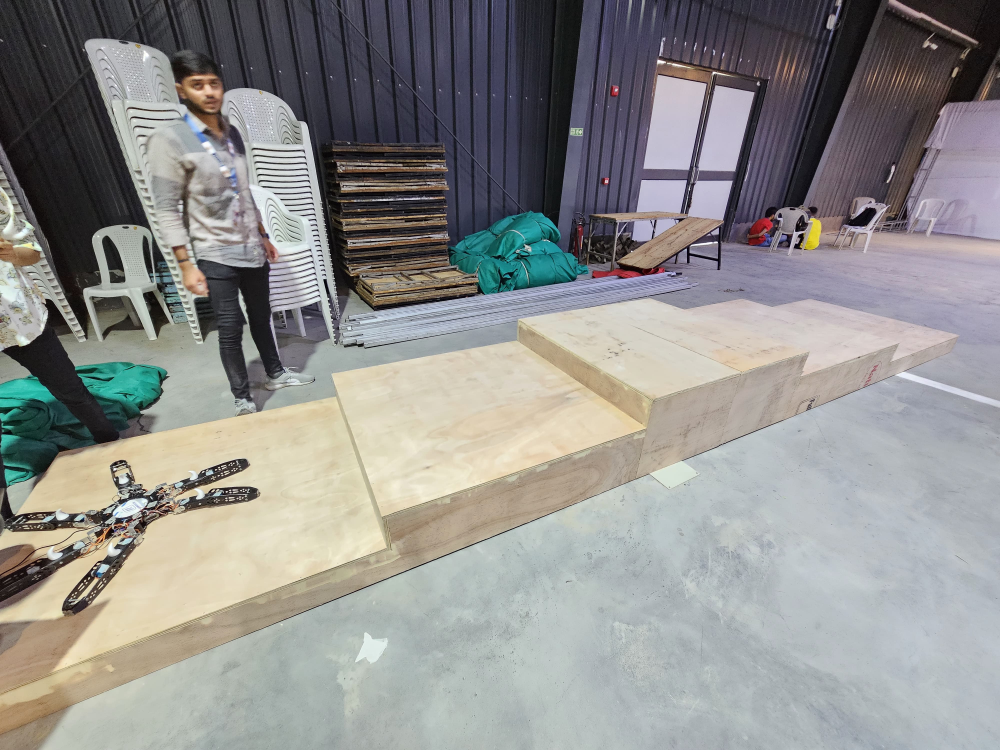
#> input picture Distance_Calculations_WRT_Stairs/stair.jpg, 4000 x 3000 px, given in place of the camera (shown at 1/4 size)
$ python verticalDist.py
#> lines starting #> are read from the running program, lines starting #| are printed output that depends on the picture; after the words box and inside, x2 and y2 are one past the last pixel; in counts of white or black regions, pixels touching at a corner belong together
#> in main, frame is the input picture: shape (3000, 4000, 3); mean B, G, R 141.5, 143.4, 143.8
import cv2
import numpy as np

# Known width of the ribbon (in centimeters or any unit you prefer)
KNOWN_WIDTH = 5.0  # Adjust this based on the actual width of the ribbon

# Camera calibration (you may need to adjust the focal length based on your setup)
FOCAL_LENGTH = 650  # Approximate focal length in pixels

def calculate_distance(perceived_width):
    """Calculate the distance from the camera to the ribbon based on its perceived width in pixels."""
    if perceived_width > 0:
        return (KNOWN_WIDTH * FOCAL_LENGTH) / perceived_width
    else:
        return None

def detect_ribbon(frame):
    """Detect the red ribbon in the frame and return its bounding box and distance."""
    # Convert the image to HSV color space
    hsv = cv2.cvtColor(frame, cv2.COLOR_BGR2HSV)
#> hsv: shape (3000, 4000, 3); mean H, S, V 80.5, 37.6, 152.1

    # Define the color range for detecting red (may need adjustment for lighting)
    lower_red1 = np.array([0, 120, 70])
    upper_red1 = np.array([10, 255, 255])
    lower_red2 = np.array([170, 120, 70])
    upper_red2 = np.array([180, 255, 255])

    # Create masks for red color
    mask1 = cv2.inRange(hsv, lower_red1, upper_red1)
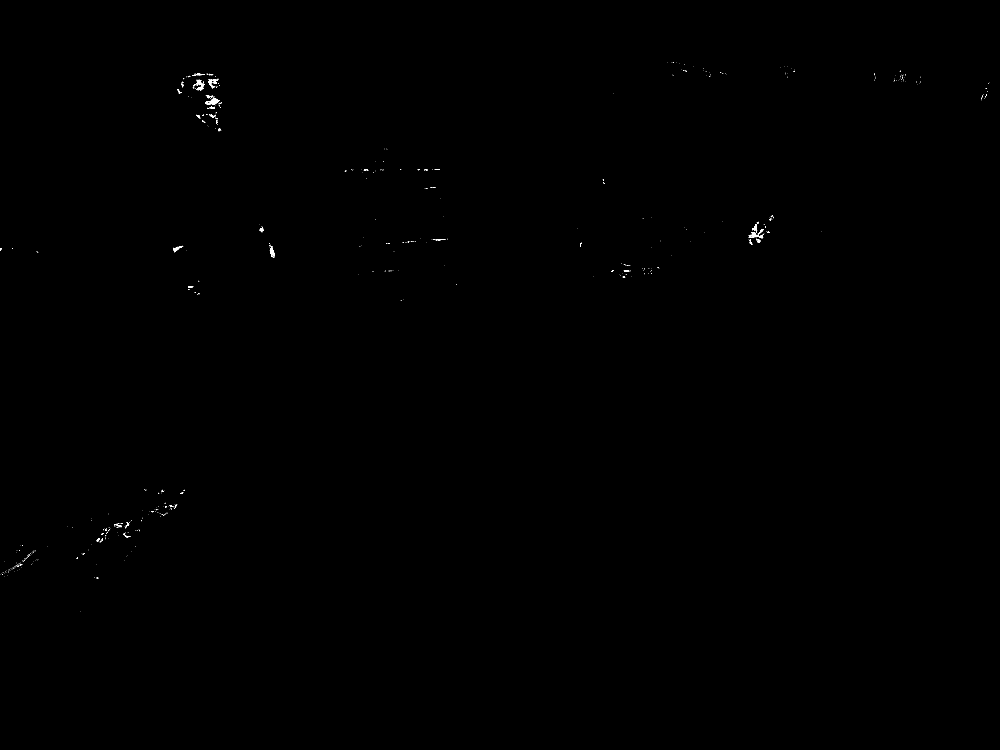
#> mask1: shape (3000, 4000) (shown at 1/4 size); 0.06% white; 711 white regions (652 under 20 px), largest, box (x1, y1, x2, y2) and area: (786, 319, 819, 361) 605, (820, 398, 875, 418) 481, (3007, 917, 3055, 953) 355
    mask2 = cv2.inRange(hsv, lower_red2, upper_red2)
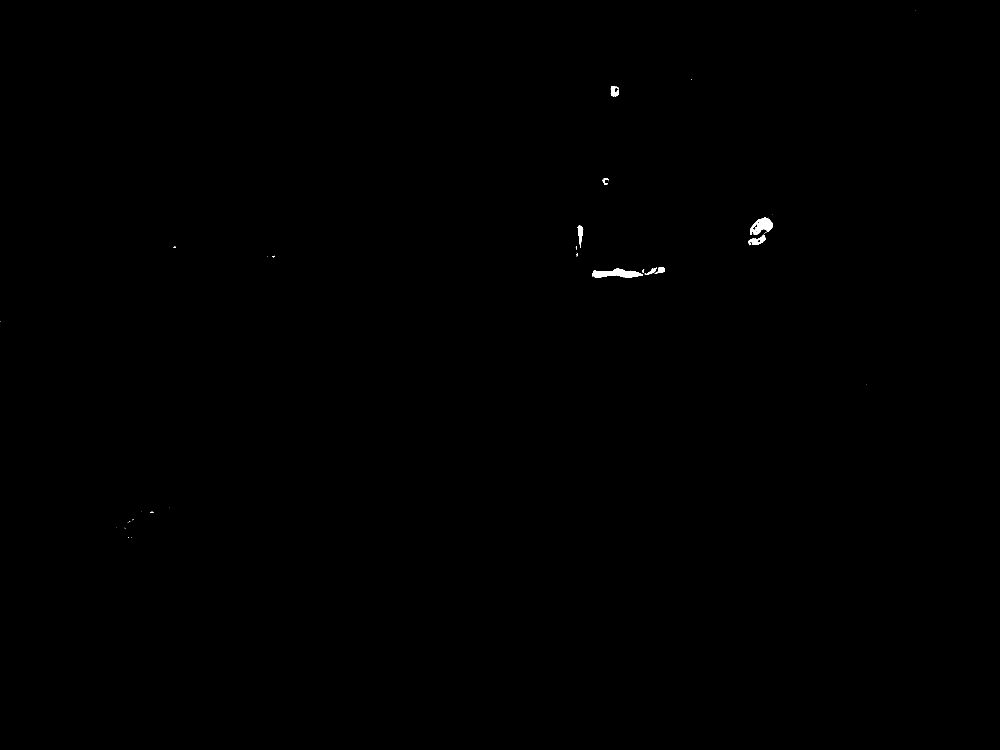
#> mask2: shape (3000, 4000) (shown at 1/4 size); 0.1% white; 75 white regions (62 under 20 px), largest, box (x1, y1, x2, y2) and area: (2369, 1075, 2571, 1112) 4357, (3000, 871, 3092, 939) 3387, (2993, 939, 3062, 980) 1215
    mask = mask1 | mask2
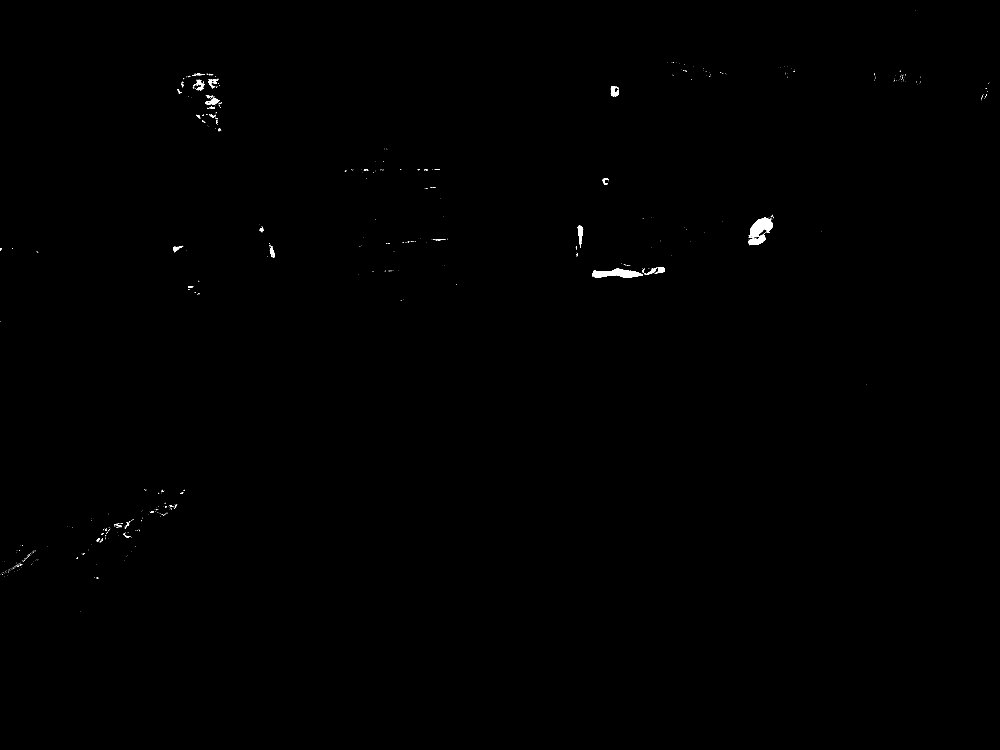
#> mask: shape (3000, 4000) (shown at 1/4 size); 0.16% white; 697 white regions (640 under 20 px)

    # Find contours in the mask
    contours, _ = cv2.findContours(mask, cv2.RETR_TREE, cv2.CHAIN_APPROX_SIMPLE)
#> contours = 811 contours, 773 with area under 20; largest, box (x1, y1, x2, y2) and area: (2993, 871, 3092, 980) 5498, (2369, 1075, 2571, 1112) 4276, (2311, 902, 2333, 992) 916, (2443, 344, 2476, 386) 770, (786, 319, 819, 361) 518

    if contours:
        # Assume the largest contour is the ribbon
        c = max(contours, key=cv2.contourArea)
#> c = contour of 380 points, box (x1, y1, x2, y2) (2993, 871, 3092, 980), area 5498
        x, y, w, h = cv2.boundingRect(c)
#> x = 2993; y = 871; w = 99; h = 109

        # Calculate distance based on the perceived width of the ribbon in pixels
        distance = calculate_distance(w)
#> distance = 32.83

        # Draw bounding box and display distance
        cv2.rectangle(frame, (x, y), (x + w, y + h), (0, 255, 0), 2)
        cv2.putText(frame, f"Distance: {distance:.2f} cm", (x, y - 10),
                    cv2.FONT_HERSHEY_SIMPLEX, 0.6, (0, 255, 0), 2)

        # Display the width and height of the detected object
        cv2.putText(frame, f"Width: {w} px", (x, y + h + 10),
                    cv2.FONT_HERSHEY_SIMPLEX, 0.6, (0, 255, 0), 2)
        cv2.putText(frame, f"Height: {h} px", (x, y + h + 30),
                    cv2.FONT_HERSHEY_SIMPLEX, 0.6, (0, 255, 0), 2)

        return frame, distance, w, h
    else:
        return frame, None, None, None

def main():
    # Initialize webcam
    cap = cv2.VideoCapture(1)

    while True:
        ret, frame = cap.read()
        if not ret:
            break

        # Detect ribbon and calculate distance
        frame, distance, width, height = detect_ribbon(frame)
#> distance = 32.83; width = 99; height = 109

        # Display the frame
        cv2.imshow("Ribbon Detection", frame)

        # Print the dimensions and distance on the console (optional)
        if distance is not None:
            print(f"Distance: {distance:.2f} cm")
#| Distance: 32.83 cm
            print(f"Width: {width} px, Height: {height} px")
#| Width: 99 px, Height: 109 px

        # Break the loop on pressing 'q'
        if cv2.waitKey(1) & 0xFF == ord('q'):
#> (key q is pressed here)
            break

    # Release the webcam and close windows
    cap.release()
    cv2.destroyAllWindows()

if __name__ == "__main__":
    main()
